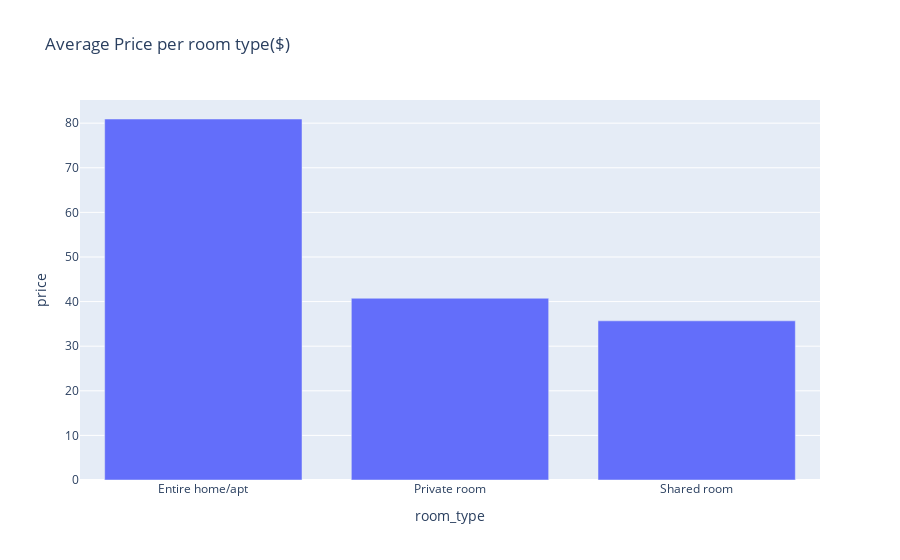

Notebook cell for this chart:
### Markdown cell above
It very much makes sense that : accomodates, bathrooms, bedrooms, beds, square_feet, guest_included be are correlated to each other and are correlated to the price. The variables relative to the ratings are also well correlated , however they are not correlated to the price at all.

### Code cell
# Plotting the average price per room type
plot_bar_graph(df,'room_type','price','Average Price per room type($)')

### Figure 1 — Plotly figure (JSON) as saved in the notebook; plotly's stock layout.template omitted (floating-point values rounded to 4 significant figures)
{"data": [{"alignmentgroup": "True", "hovertemplate": "room_type=%{x}<br>price=%{y}<extra></extra>", "legendgroup": "", "marker": {"color": "#636efa", "pattern": {"shape": ""}}, "name": "", "offsetgroup": "", "orientation": "v", "showlegend": false, "textposition": "auto", "type": "bar", "x": ["Entire home/apt", "Private room", "Shared room"], "xaxis": "x", "y": [80.93, 40.75, 35.68], "yaxis": "y"}], "layout": {"barmode": "relative", "legend": {"tracegroupgap": 0}, "title": {"text": "Average Price per room type($)"}, "xaxis": {"anchor": "y", "domain": [0, 1], "title": {"text": "room_type"}}, "yaxis": {"anchor": "x", "domain": [0, 1], "title": {"text": "price"}}}}
